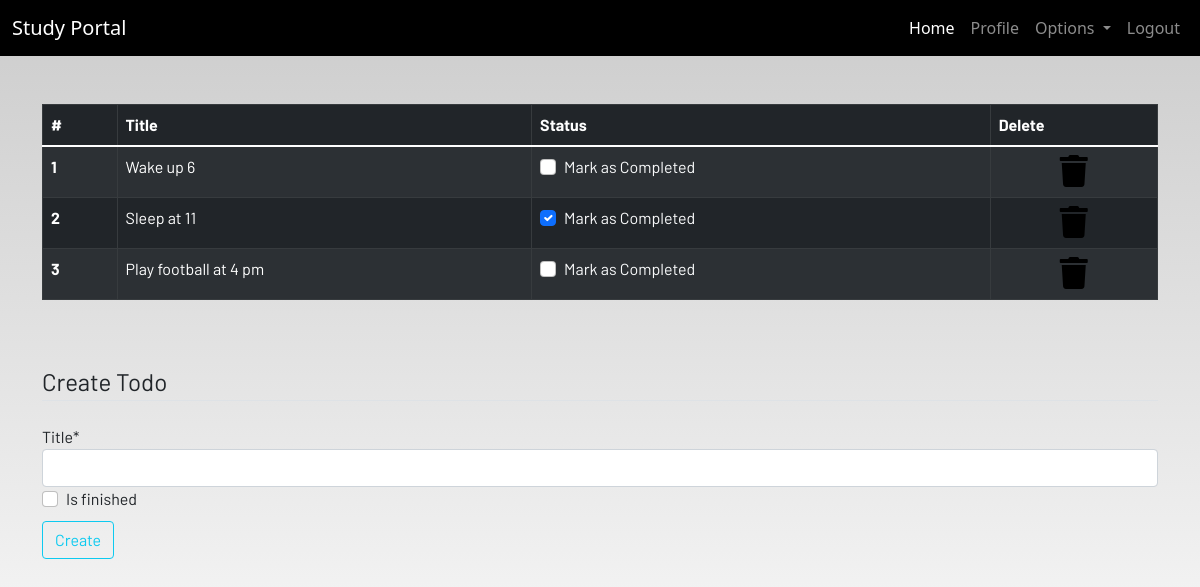
Page /todo/ (signed in) on the earlier database version.
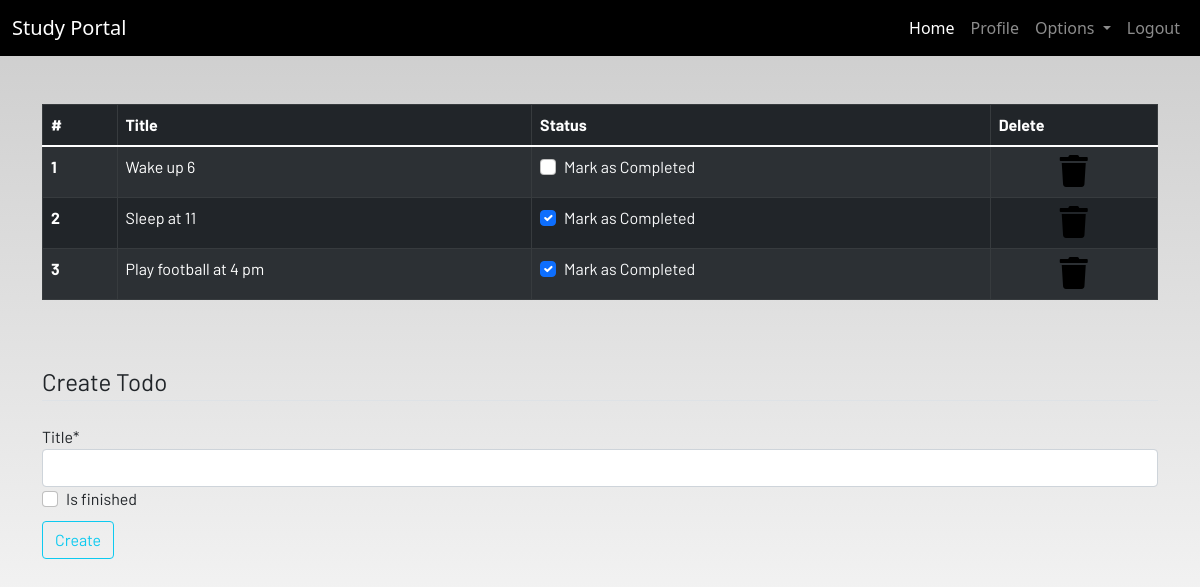
Same page on the later database version.
### dashboard/models.py (models this page shows, shortened)
class Todo(models.Model):
    user = models.ForeignKey(User,on_delete=models.CASCADE)
    title = models.CharField(max_length=200)
    is_finished = models.BooleanField(default=False)
    class Meta:
        verbose_name = 'Todo'
        verbose_name_plural = 'Todos'

### dashboard/views.py (the view, shortened to what this page needs)
# urls.py: path('todo/',views.todo,name="todo"),
@login_required
def todo(request):
    todos = Todo.objects.filter(user=request.user)
    form = TodoForm()
    context = {
        'todos':todos,
        'form':form
    }
    return render(request,'dashboard/todo.html',context)

### dashboard/forms.py
class TodoForm(forms.ModelForm):
    class Meta:
        model = Todo
        fields = ['title','is_finished']

### dashboard/templates/dashboard/todo.html (shortened to what this page needs)
{% extends 'dashboard/base.html' %}
{% load static %}
{% load crispy_forms_tags %}
{% block content %}
<div class="container">
    {% if todos %}
    <table class="table table-striped table-bordered table-hover table-dark">
        <thead>
            <tr>
                <th scope="col">#</th>
                <th scope="col">Title</th>
                <th scope="col">Status</th>
                <th scope="col">Delete</th>
            </tr>
        </thead>
        <tbody>
            {% for todo in todos%}
            <tr>
                <th scope="row">{{forloop.counter}}</th>
                <td>{{todo.title}}</td>
                <td>
                    <a href="{% url 'update-todo' todo.pk %}">
                        <div class="form-check">
                            {% if todo.is_finished %}
                                <input class="form-check-input" type="checkbox" value="" checked id=1>
                            {% else %}
                                <input class="form-check-input" type="checkbox" value="" id=1>
                            {% endif %}
                            <label class="form-check-label text-light" for="flexCheckDefault">
                                Mark as Completed
                            </label>
                        </div>
                    </a>
                </td>
                <td class="text-center"><a href="{% url 'delete-todo' todo.pk %}"><i class="fa fa-trash fa-2x"></i></a></td>
            </tr>
            {% endfor %}
        </tbody>
    </table>
    {% else %}
    <h4>All tasks have been done!! create to add more</h4>
    {% endif %}
</div><br><br>
<div class="container">
    <form method="POST">
        <fieldset class="form-group">
            <legend class="border-bottom mb-4">Create Todo</legend>
        </fieldset>
        <div class="form-group">
            {{form|crispy}}
            <button href="" class="btn btn-outline-info mt-2" type="submit">
                Create
            </button>
        </div>
    </form>
</div>
{% endblock content %}

Differences in the rows shown:
changed Todo "Play football at 4 pm": value "☐" → "☑"
